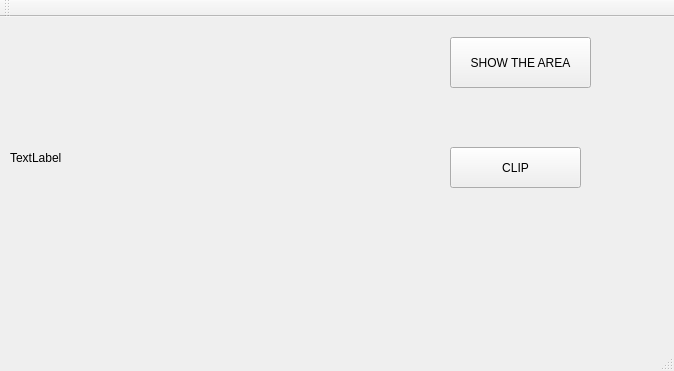
<?xml version="1.0" encoding="UTF-8"?>
<ui version="4.0">
 <class>MainWindow</class>
 <widget class="QMainWindow" name="MainWindow">
  <property name="geometry">
   <rect>
    <x>0</x>
    <y>0</y>
    <width>674</width>
    <height>371</height>
   </rect>
  </property>
  <property name="windowTitle">
   <string>MainWindow</string>
  </property>
  <widget class="QWidget" name="centralWidget">
   <widget class="QLabel" name="label">
    <property name="geometry">
     <rect>
      <x>10</x>
      <y>0</y>
      <width>351</width>
      <height>281</height>
     </rect>
    </property>
    <property name="text">
     <string>TextLabel</string>
    </property>
   </widget>
   <widget class="QPushButton" name="pushButton">
    <property name="geometry">
     <rect>
      <x>450</x>
      <y>20</y>
      <width>141</width>
      <height>51</height>
     </rect>
    </property>
    <property name="text">
     <string>SHOW THE AREA</string>
    </property>
   </widget>
   <widget class="QPushButton" name="pushButton_2">
    <property name="geometry">
     <rect>
      <x>450</x>
      <y>130</y>
      <width>131</width>
      <height>41</height>
     </rect>
    </property>
    <property name="text">
     <string>CLIP</string>
    </property>
   </widget>
  </widget>
  <widget class="QMenuBar" name="menuBar">
   <property name="geometry">
    <rect>
     <x>0</x>
     <y>0</y>
     <width>674</width>
     <height>27</height>
    </rect>
   </property>
  </widget>
  <widget class="QToolBar" name="mainToolBar">
   <attribute name="toolBarArea">
    <enum>TopToolBarArea</enum>
   </attribute>
   <attribute name="toolBarBreak">
    <bool>false</bool>
   </attribute>
  </widget>
  <widget class="QStatusBar" name="statusBar"/>
 </widget>
 <layoutdefault spacing="6" margin="11"/>
 <resources/>
 <connections/>
</ui>
